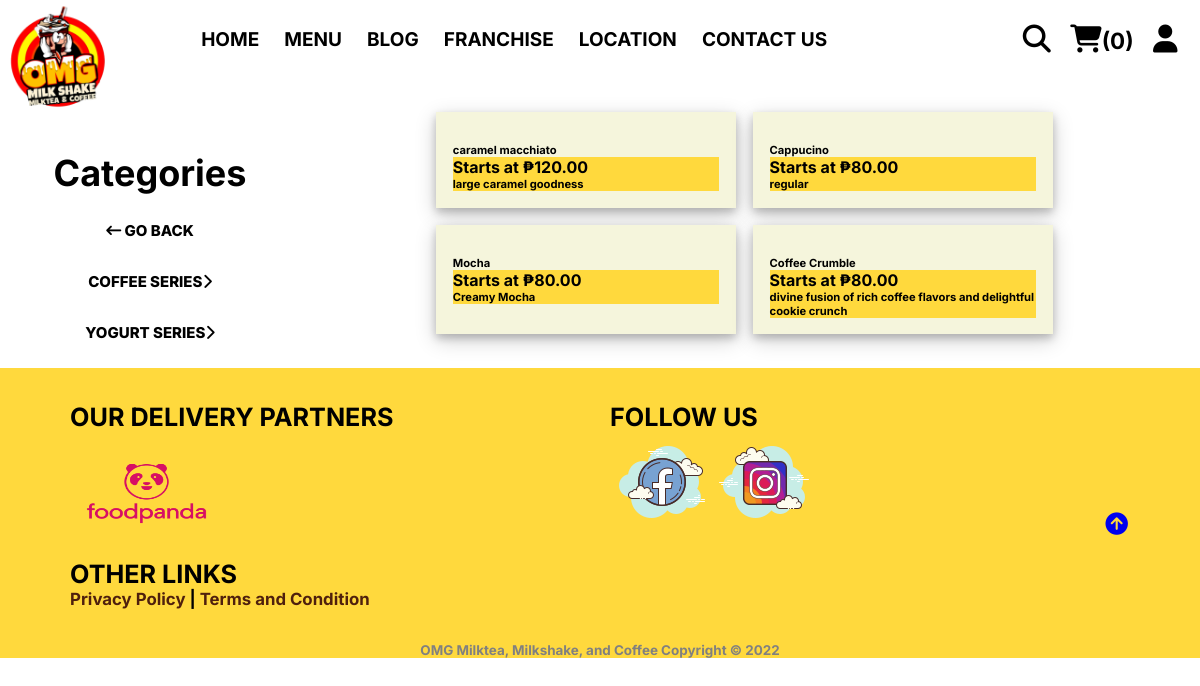
The app's page /category.php?category=coffee series with its own data.
### tables this page shows
CREATE TABLE `products` (
  `id` int(100) NOT NULL,
  `name` varchar(100) NOT NULL,
  `category` varchar(100) NOT NULL,
  `price` int(10) NOT NULL,
  `priceR` int(10) NOT NULL,
  `description` text NOT NULL,
  `size` varchar(50) NOT NULL DEFAULT 'Regular',
  `image` varchar(100) NOT NULL
);

### category.php (the view, shortened to what this page needs)
<?php
include 'components/connect.php';
?>
<!DOCTYPE html>
<html lang="en">
<head>
   <link rel="stylesheet" href="https://cdnjs.cloudflare.com/ajax/libs/font-awesome/6.1.1/css/all.min.css">
   <link rel="stylesheet" href="css/style2.css">
   <link rel="stylesheet" href="css/modal.css">
</head>
<body>
<?php include 'components/user_header.php'; ?>
<div class="second"><ul>
    <br> <h1>Categories</h1>
    <li> <a href="menu.php" class="button14"><i class="fa fa-long-arrow-left" style=""></i> Go Back</a></li>
        <li> <a href="category.php?category=coffee series" class="button14">COFFEE SERIES<i class="fa fa-chevron-right" aria-hidden="true"></i></a></li>
        <li> <a href="category.php?category=yogurt"  class="button14">YOGURT SERIES<i class="fa fa-chevron-right" aria-hidden="true"></i></a></li>
        <li> <a href="category.php?category=choco" class="button14">CHOCO SERIES<i class="fa fa-chevron-right" aria-hidden="true"></i></a></li>
        <li><a href="category.php?category=milktea" class="button14">MILKTEA SERIES<i class="fa fa-chevron-right" aria-hidden="true"></i></a></li>
        <li><a href="category.php?category=mango" class="button14">MANGO SERIES<i class="fa fa-chevron-right" aria-hidden="true"></i></a></li>
        <li><a href="category.php?category=promo" class="button14">PROMO<i class="fa fa-chevron-right" aria-hidden="true"></i></a></li>
    </ul>
    </div>
    <section>
    <div class="container2" style="box-sizing: border-box;
margin-left: 25%;">
<section class="products">
   <div class="box-container">
      <?php
         $category = $_GET['category'];
         $select_products = $conn->prepare("SELECT * FROM `products` WHERE category = ?");
         $select_products->execute([$category]);
         if($select_products->rowCount() > 0){
            while($fetch_products = $select_products->fetch(PDO::FETCH_ASSOC)){
      ?>
     <form action="" method="post" class="box">
         <div class="omg-menu-img">
        </div>
         <div class="cat"><?= $fetch_products['name']; ?></div>
         <h4 style="font-size: initial; background-color: #FFD93D;"> Starts at <span>₱</span><?= $fetch_products['price']; ?>.00</h4>
            <p class="omg-detail">
                            <div class="omg-menu-desc">
                            <?= $fetch_products['description']; ?>
                                    </p></div>
      </form>
      <?php
            }
         }else{
            echo '<p class="empty">No drinks added yet!</p>';
         }
      ?>
</section>
<?php include 'components/footer.php'; ?>
</body>
</html>

### css/style2.css (style rules this page uses)
:root { --green:#27ae60; --black:#000000; --light-color:#666; --box-shadow:0 .5rem 1.5rem rgba(0,0,0, .1); --red:rgb(155 8 8); --white:#ffff; }
.second ul { list-style-type: none; margin: 10; padding: 2; width: 25%; background-color: white; position:absolute; height:500px; overflow:visible; font-size: large; top: 130px; }
.second li a { display: block; color: black; text-decoration: none; }
.second ul h1 { text-align: center; }
p { font-family: 'Lucida Sans', 'Lucida Sans Regular', 'Lucida Grande', 'Lucida Sans Unicode', Geneva, Verdana, sans-serif; color: black; }
.omg-menu-img { width: 80%; direction:ltr; }
.omg-menu-desc { text-align: left; background-color: #FFD93D; }
.omg-detail { font-size: 1rem; color: #747d8c; }
li { padding-left: 10px; font-size: 18px; display: inline; text-align: left; text-transform: uppercase; padding-right: 10px; color: #ffffff; }
* { font-family: 'Inter', sans-serif; font-weight: 700; margin: 0; padding: 0; box-sizing: border-box; text-decoration: none; outline: none; border: none; transition: all .2s linear; }
html { font-size: 70%; overflow-x: hidden; scroll-padding-top: 5.5rem; scroll-behavior: smooth; }
section { margin:0 auto; max-width: 1200px; padding:2rem; }
.products { display: flex; flex-direction: column; align-items: center; padding: 1rem; }
.products .box-container { display: flex; flex-wrap: wrap; justify-content: center; gap: 1.5rem; }
.products .box { border: var(--border); padding: 1.5rem; background-color: beige; box-shadow: 0 4px 8px 0 rgba(0, 0, 0, 0.2), 0 6px 20px 0 rgba(0, 0, 0, 0.20); width: 300px; }
.button14 { position: relative; font-style: normal; font-weight: 800; font-size: 15px; line-height: 30px; text-align: center; color: black; transition: 0.2s; }

### records on screen
products: name "caramel macchiato", price "120", description "large caramel goodness"
products: name "Cappucino", price "80", description "regular"
products: name "Mocha", price "80", description "Creamy Mocha"
products: name "Coffee Crumble", price "80", description "divine fusion of rich coffee flavors and delightful cookie crunch"

### other values on screen
$total_cart_items "0"
